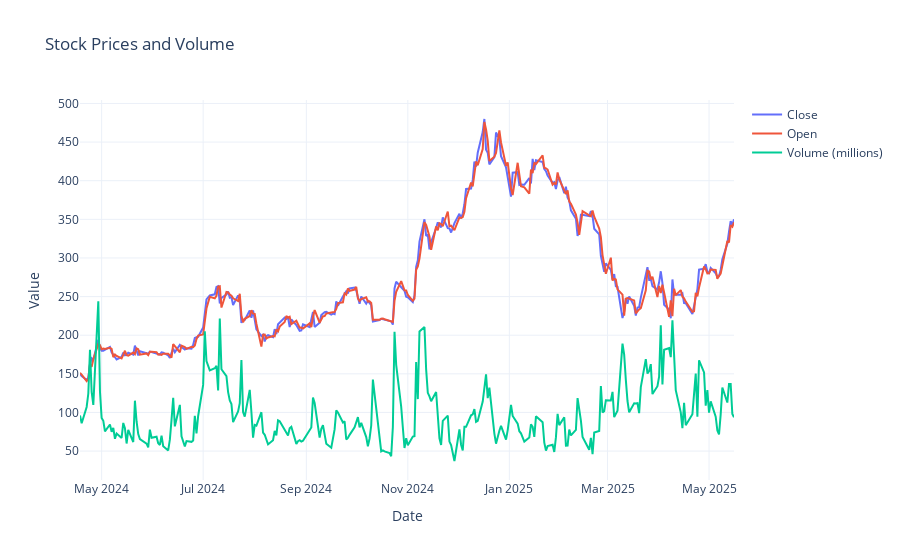

Source (notebook cell):
### Code cell
fig = go.Figure()

fig.add_trace(go.Scatter(x=stock_data.index, y=stock_data['Close'], mode='lines', name='Close'))
fig.add_trace(go.Scatter(x=stock_data.index, y=stock_data['Open'], mode='lines', name='Open'))

fig.add_trace(go.Scatter(x=stock_data.index, y=stock_data['Volume'] / 1e6, mode='lines', name='Volume (millions)'))

fig.update_layout(
    title='Stock Prices and Volume',
    xaxis_title='Date',
    yaxis_title='Value',
    template='plotly_white'
)

fig.show()

### Figure 1 — Plotly figure (JSON) as saved in the notebook; plotly's stock layout.template omitted (floating-point values rounded to 4 significant figures; data arrays with more than 128 entries replaced by an {"elided": "..."} marker saying what was removed)
{"data": [{"mode": "lines", "name": "Close", "type": "scatter", "x": {"elided": "271 str values"}, "y": {"elided": "271 float values"}}, {"mode": "lines", "name": "Open", "type": "scatter", "x": {"elided": "271 str values"}, "y": {"elided": "271 float values"}}, {"mode": "lines", "name": "Volume (millions)", "type": "scatter", "x": {"elided": "271 str values"}, "y": {"elided": "271 float values"}}], "layout": {"title": {"text": "Stock Prices and Volume"}, "xaxis": {"title": {"text": "Date"}}, "yaxis": {"title": {"text": "Value"}}}}
